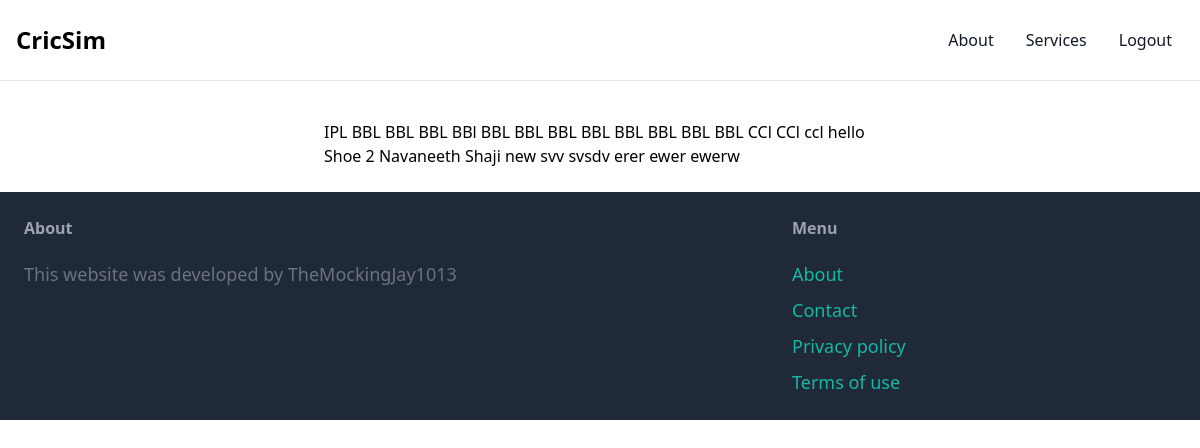
The page /continue_tournament/ (signed in) on the database its author committed.
### core/models.py (models this page shows, shortened)
class Tournament(models.Model) :
    name=models.CharField(max_length=100)
    no_of_teams=models.IntegerField()
    created_at=models.DateTimeField(auto_now_add=True)
    created_by=models.ForeignKey(User,related_name='tournament',on_delete=models.CASCADE)

### core/views.py (the view)
# urls.py: path('continue_tournament/',views.continue_tourn,name='continue_tourn'),
@login_required
def continue_tourn(request):
    tournaments=Tournament.objects.filter(created_by=request.user)
    return render(request,'continue_tourn.html',{"tournaments":tournaments})

### core/templates/continue_tourn.html (shortened to what this page needs)
{% extends 'base.html'%}
{%block content %}
<div class=" w-1/2 py-6 px-6 mx-auto ">
    {% for  tournament in tournaments %}
        <a href="{%url 'home' tournament.name %}">{{ tournament.name }}</a>
    {%endfor%}
</div>
{%endblock %}

### core/templates/base.html (shortened to what this page needs)
<!DOCTYPE html>
<html lang="en">
<head>
    <script src = "https://cdn.tailwindcss.com"></script>
</head>
<body>
<nav class="bg-white dark:bg-gray-900 fixed w-full z-20 top-0 left-0 border-b border-gray-200 dark:border-gray-600">
    <div class="max-w-screen-xl flex flex-wrap items-center justify-between mx-auto p-4">
    <a href="/" class="flex items-center">
        <span class="self-center text-2xl font-semibold whitespace-nowrap dark:text-white">CricSim</span>
    </a>
    <div>
      <ul class="flex flex-col p-3  font-medium border border-gray-100 rounded-lg bg-gray-50 md:flex-row md:space-x-8 md:mt-0 md:border-0 md:bg-white dark:bg-gray-800 md:dark:bg-gray-900 dark:border-gray-700">
        <li>
          <a href="#" class="block py-2 pl-3 pr-4 text-gray-900 rounded hover:bg-gray-100 md:hover:bg-transparent md:hover:text-blue-700 md:p-0 md:dark:hover:text-blue-500 dark:text-white dark:hover:bg-gray-700 dark:hover:text-white md:dark:hover:bg-transparent dark:border-gray-700">About</a>
        </li>
        <li>
          <a href="#" class="block py-2 pl-3 pr-4 text-gray-900 rounded hover:bg-gray-100 md:hover:bg-transparent md:hover:text-blue-700 md:p-0 md:dark:hover:text-blue-500 dark:text-white dark:hover:bg-gray-700 dark:hover:text-white md:dark:hover:bg-transparent dark:border-gray-700">Services</a>
        </li>
        {% if request.user.is_authenticated %}
        <li>
          <a href="{% url 'logout' %}" class="block py-2 pl-3 pr-4 text-gray-900 rounded hover:bg-gray-100 md:hover:bg-transparent md:hover:text-blue-700 md:p-0 md:dark:hover:text-blue-500 dark:text-white dark:hover:bg-gray-700 dark:hover:text-white md:dark:hover:bg-transparent dark:border-gray-700">Logout</a>
        </li>
        {% endif %}
      </ul>
    </div>
    </div>
  </nav>
  <br><br><br><br>
    <div>
    {% block content %}
    {% endblock %}
    </div>
    <footer class = "py-6 px-6 flex-justify-between bg-gray-800" >
        <div class="flex flex-row">
            <div class = "pr-10 w-2/3">
                <h3 class = "mb-5 font-semibold text-gray-400"> About </h3>
                <p class= "text-lg text-gray-500">This website was developed by <a href="https://github.com/TheMockingJay1013" class ="hover:text-gray-700">TheMockingJay1013 </a> </p>
            </div>
            <div class = "w-1/3" >
                <h3 class = "mb-5 font-semibold text-gray-400"> Menu </h3>
                <ul class= "space-y-2">
                    <li><a href= "#" class = "text-lg text-teal-500 hover:text-teal-700">About</a></li>
                    <li><a href= "#" class = "text-lg text-teal-500 hover:text-teal-700">Contact</a></li>
                    <li><a href= "#" class = "text-lg text-teal-500 hover:text-teal-700">Privacy policy</a></li>
                    <li><a href= "#" class = "text-lg text-teal-500 hover:text-teal-700">Terms of use</a></li>
                </ul>
            </div>
        </div>
    </footer>
</body>
</html>

### rows shown on the page
Tournament: name "IPL"
Tournament: name "BBL"
Tournament: name "BBL"
Tournament: name "BBL"
Tournament: name "BBl"
Tournament: name "BBL"
Tournament: name "BBL"
Tournament: name "BBL"
Tournament: name "BBL"
Tournament: name "BBL"
Tournament: name "BBL"
Tournament: name "BBL"
Tournament: name "BBL"
Tournament: name "CCl"
Tournament: name "CCl"
Tournament: name "ccl"
Tournament: name "hello"
Tournament: name "Shoe 2"
Tournament: name "Navaneeth Shaji"
Tournament: name "new"
Tournament: name "svv"
Tournament: name "svsdv"
Tournament: name "erer"
Tournament: name "ewer"
Tournament: name "ewerw"
